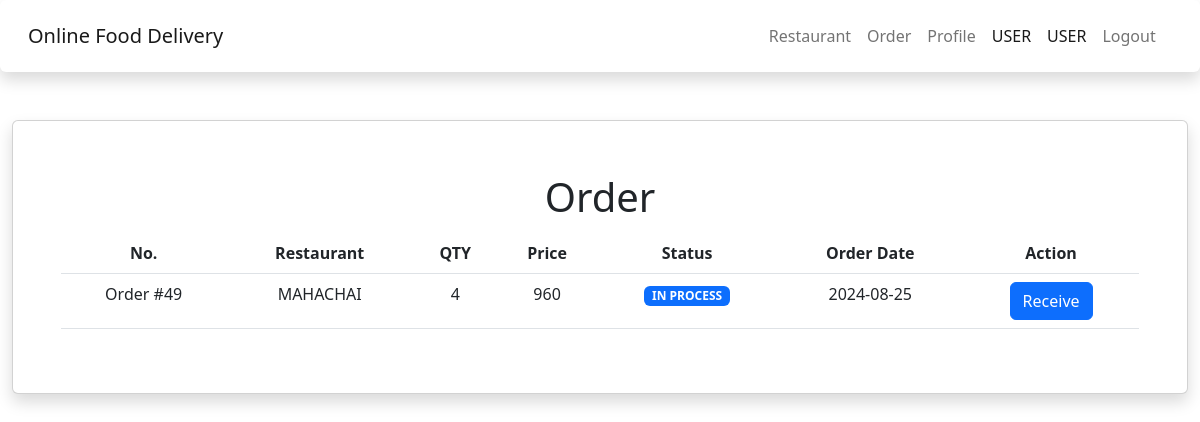
Screenshot of /rider/restaurant.php (signed in) with the database file from the repository.
### tables this page shows
CREATE TABLE `orders` (
  `order_id` int(11) NOT NULL,
  `res_id` int(11) NOT NULL,
  `mem_id` int(11) NOT NULL,
  `order_qty` int(10) NOT NULL,
  `order_price` float NOT NULL,
  `order_status` varchar(20) NOT NULL DEFAULT 'in_process',
  `order_date` date NOT NULL,
  `order_success` timestamp NULL DEFAULT CURRENT_TIMESTAMP,
  `mem_status` varchar(10) DEFAULT NULL,
  `order_group` int(11) DEFAULT NULL,
  `order_address` varchar(255) DEFAULT NULL,
  `mem_note` varchar(255) DEFAULT NULL
);

CREATE TABLE `restaurant` (
  `res_id` int(11) NOT NULL,
  `cate_id` int(11) NOT NULL,
  `res_name` varchar(40) NOT NULL,
  `res_mail` varchar(50) NOT NULL,
  `res_phone` varchar(10) NOT NULL,
  `o_hr` time NOT NULL,
  `c_hr` time NOT NULL,
  `o_day` varchar(20) NOT NULL,
  `res_address` varchar(255) NOT NULL,
  `res_img` varchar(50) DEFAULT NULL,
  `mem_id` int(11) NOT NULL
);

### rider/restaurant.php (the view, shortened to what this page needs)
<!DOCTYPE html>
<html lang="en">
<head>
    <?php include('../asset/head/head-rider.php'); ?>
</head>
<body>
<div class="container-fluid content">
<div class="card shadow p-5 mb-5 bg-body rounded">
            <h1 align="center" class="p-1">Order</h1>
            <table class="table">
                <thead align="center">
                    <th>No.</th>
                    <th>Restaurant</th>
                    <th>QTY</th>
                    <th>Price</th>
                    <th>Status</th>
                    <th>Order Date</th>
                    <th>Action</th>
                </thead>
                <?php
                    include('../connect.php');
                    $sql1 ="SELECT a.order_id, b.res_name FROM orders a, restaurant b WHERE a.res_id = b.res_id; ";
                    $query1 = mysqli_query($conn,$sql1);
                    $result1 = mysqli_fetch_array($query1);
                ?>
                <?php
                    $sql ="SELECT * FROM orders WHERE order_status = 'in_process' and mem_status IS NULL";
                    $query = mysqli_query($conn,$sql);
                    while($result = mysqli_fetch_array($query)){
                ?>
                <tbody class="text-center">
                    <form action="config_order.php" method="POST">
                        <td><input type="hidden" name="order_id" disabled class="form-control"
                                value="<?php echo $result['order_id']; ?>">Order #<?php echo $result['order_id']; ?></td>
                        <td><input type="hidden" name="res_name" disabled class="form-control"
                                value="<?php echo $result1['res_name']; ?>"><?php echo $result1['res_name']; ?></td>
                        <td><input type="hidden" name="order_qty" class="form-control"
                                value="<?php echo $result['order_qty']; ?>"><?php echo $result['order_qty']; ?></td>
                        <td><input type="hidden" name="order_price" class="form-control"
                                value="<?php echo $result['order_price']; ?>"><?php echo $result['order_price']; ?></td>
                        <td><input type="hidden" name="order_status" class="form-control"
                            <?php
                            if($result['order_status'] == 'in_process'){
                                echo '<span class="badge text-bg-primary">IN PROCESS</span>';
                            }else if ($result['order_status'] == 'waiting'){
                                echo '<span class="badge text-bg-warning">WAITING ORDER</span>';
                            }else if ($result['order_status'] == 'delivery'){
                                echo '<span class="badge text-bg-info text-dark">DELIVERY</span>';
                            }else if ($result['order_status'] == 'success'){
                                echo '<span class="badge text-bg-success">SUCCESS</span>';
                            }else if ($result['order_status'] == 'cancle'){
                                echo '<span class="badge text-bg-danger">CANCLE</span>';
                            }
                        ?>
                        </td>
                        <td><input type="hidden" name="order_date" class="form-control"
                                value="<?php echo $result['order_date']; ?>"><?php echo $result['order_date']; ?></td>
                        <td><button type="submit" name="receive" class="btn btn-primary">Receive</button></td>
                </tbody>
                <?php } ?>
            </table>
        </div>
    </div>
</body>
</html>

### rows the page displays
orders: order_id "49", res.res_name "MAHACHAI", order_qty "4", order_price "960", order_status "IN PROCESS", order_date "2024-08-25"

### other values shown
$_SESSION["mem_name"] "USER"
$_SESSION["mem_last"] "USER"
